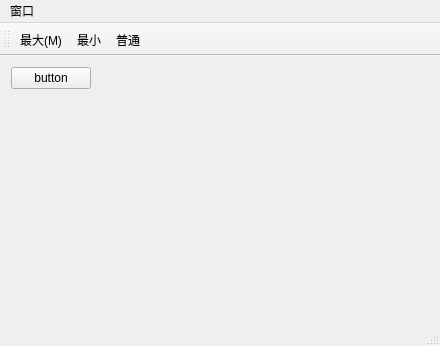
<?xml version="1.0" encoding="UTF-8"?>
<ui version="4.0">
 <class>MainWindow</class>
 <widget class="QMainWindow" name="MainWindow">
  <property name="geometry">
   <rect>
    <x>0</x>
    <y>0</y>
    <width>440</width>
    <height>346</height>
   </rect>
  </property>
  <property name="windowTitle">
   <string>MainWindow</string>
  </property>
  <widget class="QWidget" name="centralWidget">
   <layout class="QFormLayout" name="formLayout">
    <item row="0" column="0">
     <widget class="QPushButton" name="pushButton">
      <property name="text">
       <string>button</string>
      </property>
     </widget>
    </item>
   </layout>
  </widget>
  <widget class="QMenuBar" name="menuBar">
   <property name="geometry">
    <rect>
     <x>0</x>
     <y>0</y>
     <width>440</width>
     <height>23</height>
    </rect>
   </property>
   <widget class="QMenu" name="menus">
    <property name="title">
     <string>窗口</string>
    </property>
    <addaction name="bigger_actions"/>
    <addaction name="smaller_actions"/>
    <addaction name="normal_actions"/>
   </widget>
   <addaction name="menus"/>
  </widget>
  <widget class="QToolBar" name="mainToolBar">
   <attribute name="toolBarArea">
    <enum>TopToolBarArea</enum>
   </attribute>
   <attribute name="toolBarBreak">
    <bool>false</bool>
   </attribute>
   <addaction name="bigger_actions"/>
   <addaction name="smaller_actions"/>
   <addaction name="normal_actions"/>
  </widget>
  <widget class="QStatusBar" name="statusBar"/>
  <action name="bigger_actions">
   <property name="icon">
    <iconset resource="myicons.qrc">
     <normaloff>:/icons/bigger-icon.png</normaloff>:/icons/bigger-icon.png</iconset>
   </property>
   <property name="text">
    <string>最大(&amp;M)</string>
   </property>
   <property name="shortcut">
    <string>Ctrl+M</string>
   </property>
  </action>
  <action name="smaller_actions">
   <property name="icon">
    <iconset resource="myicons.qrc">
     <normaloff>:/icons/smaller-icon.png</normaloff>:/icons/smaller-icon.png</iconset>
   </property>
   <property name="text">
    <string>最小</string>
   </property>
  </action>
  <action name="normal_actions">
   <property name="icon">
    <iconset resource="myicons.qrc">
     <normaloff>:/icons/normal-icon.png</normaloff>:/icons/normal-icon.png</iconset>
   </property>
   <property name="text">
    <string>普通</string>
   </property>
  </action>
 </widget>
 <layoutdefault spacing="6" margin="11"/>
 <resources>
  <include location="myicons.qrc"/>
 </resources>
 <connections/>
</ui>
